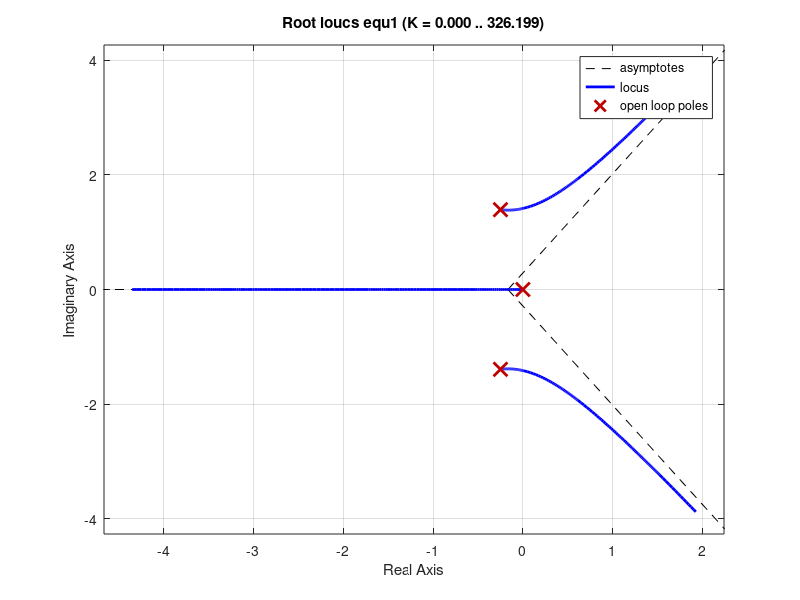
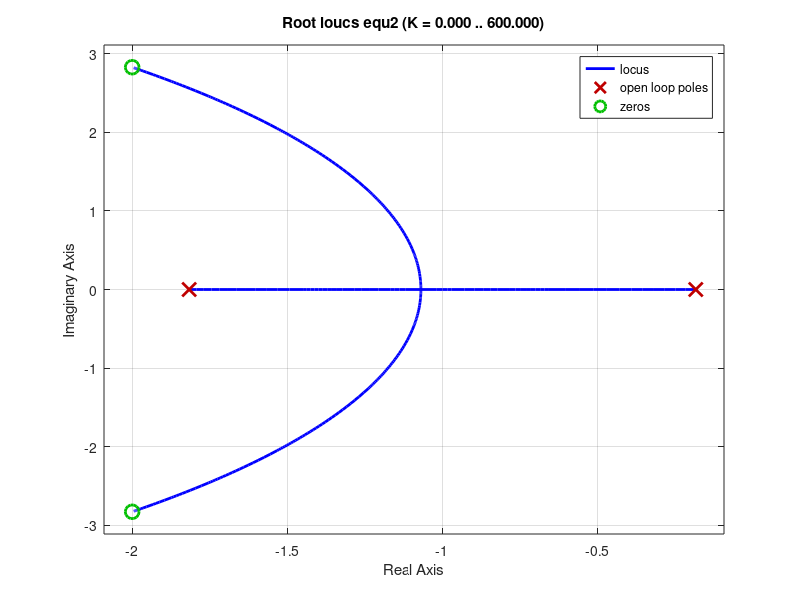
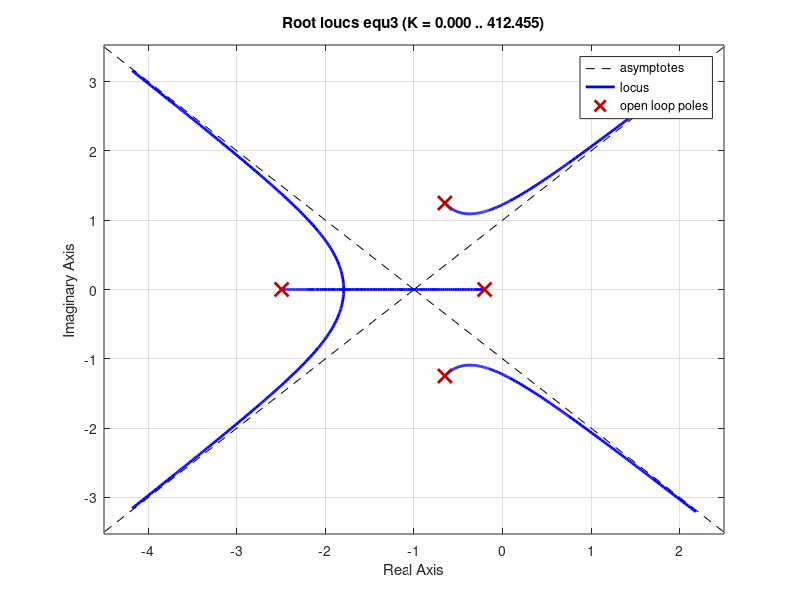
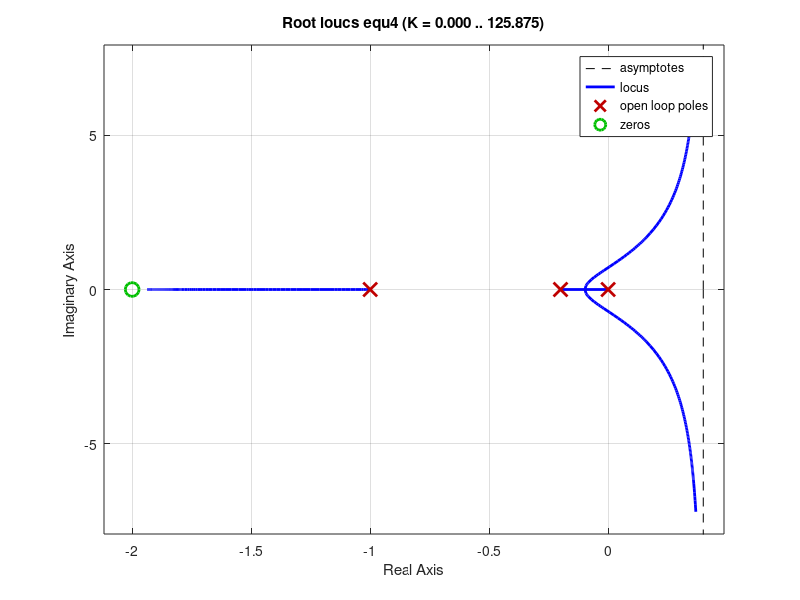

MATLAB code for these plots, in order:
s = tf('s');

equ1 = 1/(4*s^3 + 2*s^2 + 8*s);
equ2 = (s^2 + 4*s + +12)/(3*s^2 + 6*s + 1);
equ3 = 1/(s^4 + 4*s^3 + 6*s^2 + 6*s + 1);
equ4 = (2*s + 4)/(5*s^3 + 6*s^2 + s);


figure;
rlocus(equ1)
figure;
rlocus(equ2)
figure;
rlocus(equ3)
figure;
rlocus(equ4)
